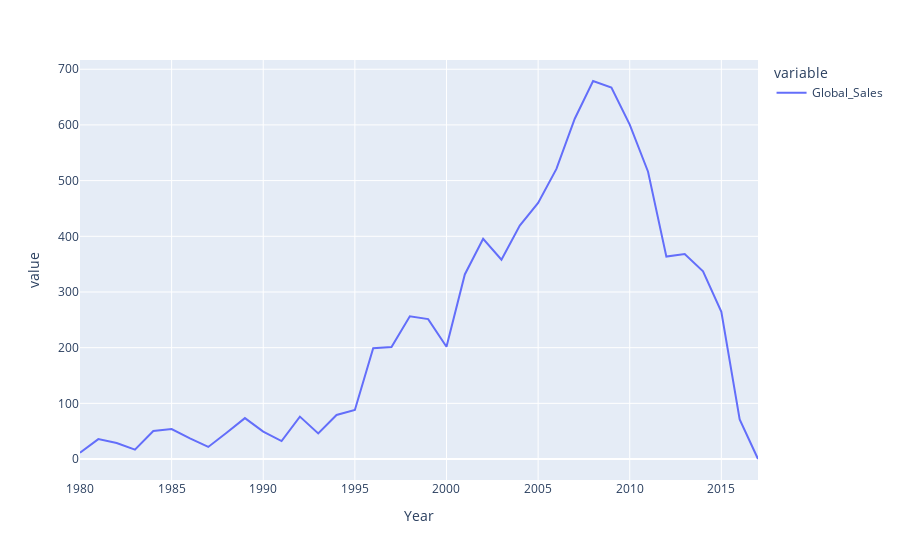

This figure's notebook cell:
### Markdown cell above
# Total Video Game Sales By Year

### Code cell
yearly_sales = data.groupby('Year')['Global_Sales'].sum()
px.line(yearly_sales)

### Figure 1 — Plotly figure (JSON) as saved in the notebook; plotly's stock layout.template omitted (floating-point values rounded to 4 significant figures)
{"data": [{"hovertemplate": "variable=Global_Sales<br>Year=%{x}<br>value=%{y}<extra></extra>", "legendgroup": "Global_Sales", "line": {"color": "#636efa", "dash": "solid"}, "mode": "lines", "name": "Global_Sales", "orientation": "v", "showlegend": true, "type": "scatter", "x": [1980, 1981, 1982, 1983, 1984, 1985, 1986, 1987, 1988, 1989, 1990, 1991, 1992, 1993, 1994, 1995, 1996, 1997, 1998, 1999, 2000, 2001, 2002, 2003, 2004, 2005, 2006, 2007, 2008, 2009, 2010, 2011, 2012, 2013, 2014, 2015, 2016, 2017], "xaxis": "x", "y": [11.38, 35.77, 28.86, 16.79, 50.36, 53.92, 37.07, 21.74, 47.22, 73.45, 49.39, 32.23, 76.16, 45.98, 79.17, 88.11, 199.1, 201.0, 256.5, 251.3, 201.6, 331.5, 395.5, 357.8, 419.3, 459.9, 521.0, 611.1, 678.9, 667.3, 600.4, 516.0, 363.5, 368.1, 337.0, 264.4, 70.93, 0.05], "yaxis": "y"}], "layout": {"legend": {"title": {"text": "variable"}, "tracegroupgap": 0}, "margin": {"t": 60}, "xaxis": {"anchor": "y", "domain": [0, 1], "title": {"text": "Year"}}, "yaxis": {"anchor": "x", "domain": [0, 1], "title": {"text": "value"}}}}
